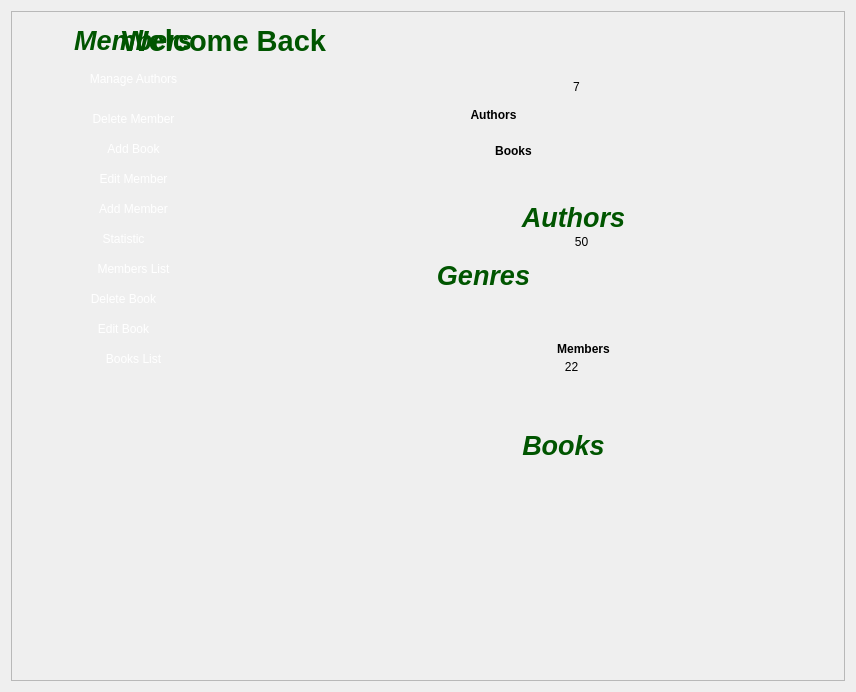
<?xml version="1.0" encoding="UTF-8"?>
<ui version="4.0">
 <class>digitalLibrary</class>
 <widget class="QDialog" name="digitalLibrary">
  <property name="geometry">
   <rect>
    <x>0</x>
    <y>0</y>
    <width>856</width>
    <height>692</height>
   </rect>
  </property>
  <property name="windowTitle">
   <string>Dialog</string>
  </property>
  <layout class="QVBoxLayout" name="verticalLayout_10">
   <item>
    <widget class="QFrame" name="frame_4">
     <property name="styleSheet">
      <string notr="true"/>
     </property>
     <property name="frameShape">
      <enum>QFrame::Shape::StyledPanel</enum>
     </property>
     <property name="frameShadow">
      <enum>QFrame::Shadow::Raised</enum>
     </property>
     <widget class="QPushButton" name="manageAuthorButton">
      <property name="geometry">
       <rect>
        <x>-160</x>
        <y>60</y>
        <width>565</width>
        <height>16</height>
       </rect>
      </property>
      <property name="styleSheet">
       <string notr="true">QPushButton{
font: 63 14pt &quot;georgia&quot;;
color: white;
padding : 0 8px;

}
QPushButton:hover:!pressed
{
background:rgb(255, 168, 110);
border-radius:5px;
}</string>
      </property>
      <property name="text">
       <string>Manage Authors</string>
      </property>
      <property name="autoDefault">
       <bool>false</bool>
      </property>
      <property name="default">
       <bool>false</bool>
      </property>
      <property name="flat">
       <bool>true</bool>
      </property>
     </widget>
     <widget class="QPushButton" name="deleteMemberBtn">
      <property name="geometry">
       <rect>
        <x>-160</x>
        <y>100</y>
        <width>565</width>
        <height>16</height>
       </rect>
      </property>
      <property name="styleSheet">
       <string notr="true">QPushButton{
font: 63 14pt &quot;georgia&quot;;
color: white;
padding : 0 8px;

}
QPushButton:hover:!pressed
{
background:rgb(255, 168, 110);
border-radius:5px;
}</string>
      </property>
      <property name="text">
       <string>Delete Member</string>
      </property>
      <property name="autoDefault">
       <bool>false</bool>
      </property>
      <property name="default">
       <bool>false</bool>
      </property>
      <property name="flat">
       <bool>true</bool>
      </property>
     </widget>
     <widget class="QLabel" name="label_7">
      <property name="geometry">
       <rect>
        <x>-160</x>
        <y>10</y>
        <width>565</width>
        <height>39</height>
       </rect>
      </property>
      <property name="styleSheet">
       <string notr="true"/>
      </property>
      <property name="text">
       <string>&lt;html&gt;&lt;head/&gt;&lt;body&gt;&lt;p align=&quot;center&quot;&gt;&lt;span style=&quot; font-size:20pt; font-weight:700; font-style:italic; color:#005500;&quot;&gt;Members&lt;/span&gt;&lt;/p&gt;&lt;/body&gt;&lt;/html&gt;</string>
      </property>
     </widget>
     <widget class="QPushButton" name="addBookBtn">
      <property name="geometry">
       <rect>
        <x>-160</x>
        <y>130</y>
        <width>565</width>
        <height>16</height>
       </rect>
      </property>
      <property name="styleSheet">
       <string notr="true">QPushButton{
font: 63 14pt &quot;georgia&quot;;
color: white;
padding : 0 8px;

}
QPushButton:hover:!pressed
{
background:rgb(255, 168, 110);
border-radius:5px;
}</string>
      </property>
      <property name="text">
       <string>Add Book</string>
      </property>
      <property name="autoDefault">
       <bool>false</bool>
      </property>
      <property name="default">
       <bool>false</bool>
      </property>
      <property name="flat">
       <bool>true</bool>
      </property>
     </widget>
     <widget class="QPushButton" name="editMemberBtn">
      <property name="geometry">
       <rect>
        <x>-160</x>
        <y>160</y>
        <width>565</width>
        <height>16</height>
       </rect>
      </property>
      <property name="styleSheet">
       <string notr="true">QPushButton{
font: 63 14pt &quot;georgia&quot;;
color: white;
padding : 0 8px;

}
QPushButton:hover:!pressed
{
background:rgb(255, 168, 110);
border-radius:5px;
}</string>
      </property>
      <property name="text">
       <string>Edit Member</string>
      </property>
      <property name="autoDefault">
       <bool>false</bool>
      </property>
      <property name="default">
       <bool>false</bool>
      </property>
      <property name="flat">
       <bool>true</bool>
      </property>
     </widget>
     <widget class="QPushButton" name="addMemberBtn">
      <property name="geometry">
       <rect>
        <x>-160</x>
        <y>190</y>
        <width>565</width>
        <height>16</height>
       </rect>
      </property>
      <property name="styleSheet">
       <string notr="true">QPushButton{
font: 63 14pt &quot;georgia&quot;;
color: white;
padding : 0 8px;

}
QPushButton:hover:!pressed
{
background:rgb(255, 168, 110);
border-radius:5px;
}</string>
      </property>
      <property name="text">
       <string>Add Member</string>
      </property>
      <property name="autoDefault">
       <bool>false</bool>
      </property>
      <property name="default">
       <bool>false</bool>
      </property>
      <property name="flat">
       <bool>true</bool>
      </property>
     </widget>
     <widget class="QPushButton" name="statsButton">
      <property name="geometry">
       <rect>
        <x>-170</x>
        <y>220</y>
        <width>565</width>
        <height>16</height>
       </rect>
      </property>
      <property name="styleSheet">
       <string notr="true">QPushButton{
font: 63 14pt &quot;georgia&quot;;
color: white;
padding : 0 8px;

}
QPushButton:hover:!pressed
{
background:rgb(255, 168, 110);
border-radius:5px;
}</string>
      </property>
      <property name="text">
       <string>Statistic</string>
      </property>
      <property name="autoDefault">
       <bool>false</bool>
      </property>
      <property name="default">
       <bool>false</bool>
      </property>
      <property name="flat">
       <bool>true</bool>
      </property>
     </widget>
     <widget class="QPushButton" name="membersListBtn">
      <property name="geometry">
       <rect>
        <x>-160</x>
        <y>250</y>
        <width>565</width>
        <height>16</height>
       </rect>
      </property>
      <property name="styleSheet">
       <string notr="true">QPushButton{
font: 63 14pt &quot;georgia&quot;;
color: white;
padding : 0 8px;

}
QPushButton:hover:!pressed
{
background:rgb(255, 168, 110);
border-radius:5px;
}</string>
      </property>
      <property name="text">
       <string>Members List</string>
      </property>
      <property name="autoDefault">
       <bool>false</bool>
      </property>
      <property name="default">
       <bool>false</bool>
      </property>
      <property name="flat">
       <bool>true</bool>
      </property>
     </widget>
     <widget class="QPushButton" name="deleteBookBtn">
      <property name="geometry">
       <rect>
        <x>-170</x>
        <y>280</y>
        <width>565</width>
        <height>16</height>
       </rect>
      </property>
      <property name="styleSheet">
       <string notr="true">QPushButton{
font: 63 14pt &quot;georgia&quot;;
color: white;
padding : 0 8px;

}
QPushButton:hover:!pressed
{
background:rgb(255, 168, 110);
border-radius:5px;
}</string>
      </property>
      <property name="text">
       <string>Delete Book</string>
      </property>
      <property name="autoDefault">
       <bool>false</bool>
      </property>
      <property name="default">
       <bool>false</bool>
      </property>
      <property name="flat">
       <bool>true</bool>
      </property>
     </widget>
     <widget class="QPushButton" name="booksListBtn">
      <property name="geometry">
       <rect>
        <x>-160</x>
        <y>340</y>
        <width>565</width>
        <height>16</height>
       </rect>
      </property>
      <property name="styleSheet">
       <string notr="true">QPushButton{
font: 63 14pt &quot;georgia&quot;;
color: white;
padding : 0 8px;

}
QPushButton:hover:!pressed
{
background:rgb(255, 168, 110);
border-radius:5px;
}</string>
      </property>
      <property name="text">
       <string>Books List</string>
      </property>
      <property name="autoDefault">
       <bool>false</bool>
      </property>
      <property name="default">
       <bool>false</bool>
      </property>
      <property name="flat">
       <bool>true</bool>
      </property>
     </widget>
     <widget class="QLabel" name="label_3">
      <property name="geometry">
       <rect>
        <x>460</x>
        <y>440</y>
        <width>151</width>
        <height>128</height>
       </rect>
      </property>
      <property name="styleSheet">
       <string notr="true"/>
      </property>
      <property name="text">
       <string/>
      </property>
      <property name="pixmap">
       <pixmap resource="icons.qrc">:/login-book.png</pixmap>
      </property>
     </widget>
     <widget class="QLabel" name="label_8">
      <property name="geometry">
       <rect>
        <x>270</x>
        <y>410</y>
        <width>565</width>
        <height>49</height>
       </rect>
      </property>
      <property name="styleSheet">
       <string notr="true"/>
      </property>
      <property name="text">
       <string>&lt;html&gt;&lt;head/&gt;&lt;body&gt;&lt;p align=&quot;center&quot;&gt;&lt;span style=&quot; font-size:20pt; font-weight:700; font-style:italic; color:#005500;&quot;&gt;Books&lt;/span&gt;&lt;/p&gt;&lt;/body&gt;&lt;/html&gt;</string>
      </property>
     </widget>
     <widget class="QLabel" name="label_6">
      <property name="geometry">
       <rect>
        <x>280</x>
        <y>180</y>
        <width>565</width>
        <height>54</height>
       </rect>
      </property>
      <property name="styleSheet">
       <string notr="true">color:rgb(85, 170, 0)qradialgradient(spread:pad, cx:0.5, cy:0.5, radius:0.5, fx:0.5, fy:0.5, stop:0 rgba(255, 235, 235, 206), stop:0.35 rgba(255, 188, 188, 80), stop:0.4 rgba(255, 162, 162, 80), stop:0.425 rgba(255, 132, 132, 156), stop:0.44 rgba(252, 128, 128, 80), stop:1 rgba(255, 255, 255, 0))</string>
      </property>
      <property name="text">
       <string>&lt;html&gt;&lt;head/&gt;&lt;body&gt;&lt;p align=&quot;center&quot;&gt;&lt;span style=&quot; font-size:20pt; font-weight:700; font-style:italic; color:#005500;&quot;&gt;Authors&lt;/span&gt;&lt;/p&gt;&lt;/body&gt;&lt;/html&gt;</string>
      </property>
     </widget>
     <widget class="QLabel" name="label">
      <property name="geometry">
       <rect>
        <x>-250</x>
        <y>0</y>
        <width>565</width>
        <height>61</height>
       </rect>
      </property>
      <property name="styleSheet">
       <string notr="true">font: italic 18pt &quot;Georgia&quot;;
color:  rgb(210, 156, 255);/* Violet foncé */
text-shadow: 1px 1px 2px #FFD70033;  /* Ombre dorée subtile */</string>
      </property>
      <property name="text">
       <string>&lt;html&gt;&lt;head/&gt;&lt;body&gt;&lt;p align=&quot;right&quot;&gt;&lt;span style=&quot; font-size:22pt; font-weight:700; color:#005500;&quot;&gt;Welcome Back&lt;/span&gt;&lt;/p&gt;&lt;/body&gt;&lt;/html&gt;</string>
      </property>
     </widget>
     <widget class="QLabel" name="label_5">
      <property name="geometry">
       <rect>
        <x>190</x>
        <y>230</y>
        <width>565</width>
        <height>69</height>
       </rect>
      </property>
      <property name="styleSheet">
       <string notr="true">color:rgb(0, 85, 0)</string>
      </property>
      <property name="text">
       <string>&lt;html&gt;&lt;head/&gt;&lt;body&gt;&lt;p align=&quot;center&quot;&gt;&lt;span style=&quot; font-size:20pt; font-weight:700; font-style:italic; color:#005500;&quot;&gt;Genres&lt;/span&gt;&lt;/p&gt;&lt;/body&gt;&lt;/html&gt;</string>
      </property>
     </widget>
     <widget class="QLabel" name="label_24">
      <property name="geometry">
       <rect>
        <x>220</x>
        <y>100</y>
        <width>565</width>
        <height>80</height>
       </rect>
      </property>
      <property name="styleSheet">
       <string notr="true">font: 63 18pt &quot;georgia&quot;;
color:black;
font-weight: bold;</string>
      </property>
      <property name="text">
       <string>Books</string>
      </property>
      <property name="alignment">
       <set>Qt::AlignmentFlag::AlignCenter</set>
      </property>
     </widget>
     <widget class="QPushButton" name="editBookBtn">
      <property name="geometry">
       <rect>
        <x>-170</x>
        <y>310</y>
        <width>565</width>
        <height>16</height>
       </rect>
      </property>
      <property name="styleSheet">
       <string notr="true">QPushButton{
font: 63 14pt &quot;georgia&quot;;
color: white;
padding : 0 8px;

}
QPushButton:hover:!pressed
{
background:rgb(255, 168, 110);
border-radius:5px;
}</string>
      </property>
      <property name="text">
       <string>Edit Book</string>
      </property>
      <property name="autoDefault">
       <bool>false</bool>
      </property>
      <property name="default">
       <bool>false</bool>
      </property>
      <property name="flat">
       <bool>true</bool>
      </property>
     </widget>
     <widget class="QLabel" name="label_20">
      <property name="geometry">
       <rect>
        <x>290</x>
        <y>290</y>
        <width>565</width>
        <height>96</height>
       </rect>
      </property>
      <property name="styleSheet">
       <string notr="true">font: 63 18pt &quot;georgia&quot;;
color: black;
font-weight: bold;</string>
      </property>
      <property name="text">
       <string>Members</string>
      </property>
      <property name="alignment">
       <set>Qt::AlignmentFlag::AlignCenter</set>
      </property>
     </widget>
     <widget class="QLabel" name="memberNum">
      <property name="geometry">
       <rect>
        <x>440</x>
        <y>300</y>
        <width>241</width>
        <height>111</height>
       </rect>
      </property>
      <property name="styleSheet">
       <string notr="true">font: bold 24pt &quot;Georgia&quot;;
color: black;
text-shadow: 0 0 5px #FFD700;  /* Lueur dorée */</string>
      </property>
      <property name="text">
       <string>22</string>
      </property>
      <property name="alignment">
       <set>Qt::AlignmentFlag::AlignCenter</set>
      </property>
     </widget>
     <widget class="QLabel" name="label_13">
      <property name="geometry">
       <rect>
        <x>200</x>
        <y>30</y>
        <width>565</width>
        <height>147</height>
       </rect>
      </property>
      <property name="styleSheet">
       <string notr="true">font: 63 18pt &quot;georgia&quot;;
color:black;
font-weight: bold;</string>
      </property>
      <property name="text">
       <string>Authors</string>
      </property>
      <property name="alignment">
       <set>Qt::AlignmentFlag::AlignCenter</set>
      </property>
     </widget>
     <widget class="QLabel" name="bookNum">
      <property name="geometry">
       <rect>
        <x>410</x>
        <y>160</y>
        <width>321</width>
        <height>141</height>
       </rect>
      </property>
      <property name="styleSheet">
       <string notr="true">font: bold 24pt &quot;Georgia&quot;;
color: black;
text-shadow: 0 0 5px #FFD700;  /* Lueur dorée */</string>
      </property>
      <property name="text">
       <string>50</string>
      </property>
      <property name="alignment">
       <set>Qt::AlignmentFlag::AlignCenter</set>
      </property>
     </widget>
     <widget class="QLabel" name="authorNum">
      <property name="geometry">
       <rect>
        <x>420</x>
        <y>10</y>
        <width>291</width>
        <height>131</height>
       </rect>
      </property>
      <property name="styleSheet">
       <string notr="true">font: bold 24pt &quot;Georgia&quot;;
color:black;
text-shadow: 0 0 5px #FFD700;  /* Lueur dorée */</string>
      </property>
      <property name="text">
       <string>7</string>
      </property>
      <property name="alignment">
       <set>Qt::AlignmentFlag::AlignCenter</set>
      </property>
     </widget>
    </widget>
   </item>
  </layout>
 </widget>
 <resources>
  <include location="icons.qrc"/>
 </resources>
 <connections/>
</ui>
